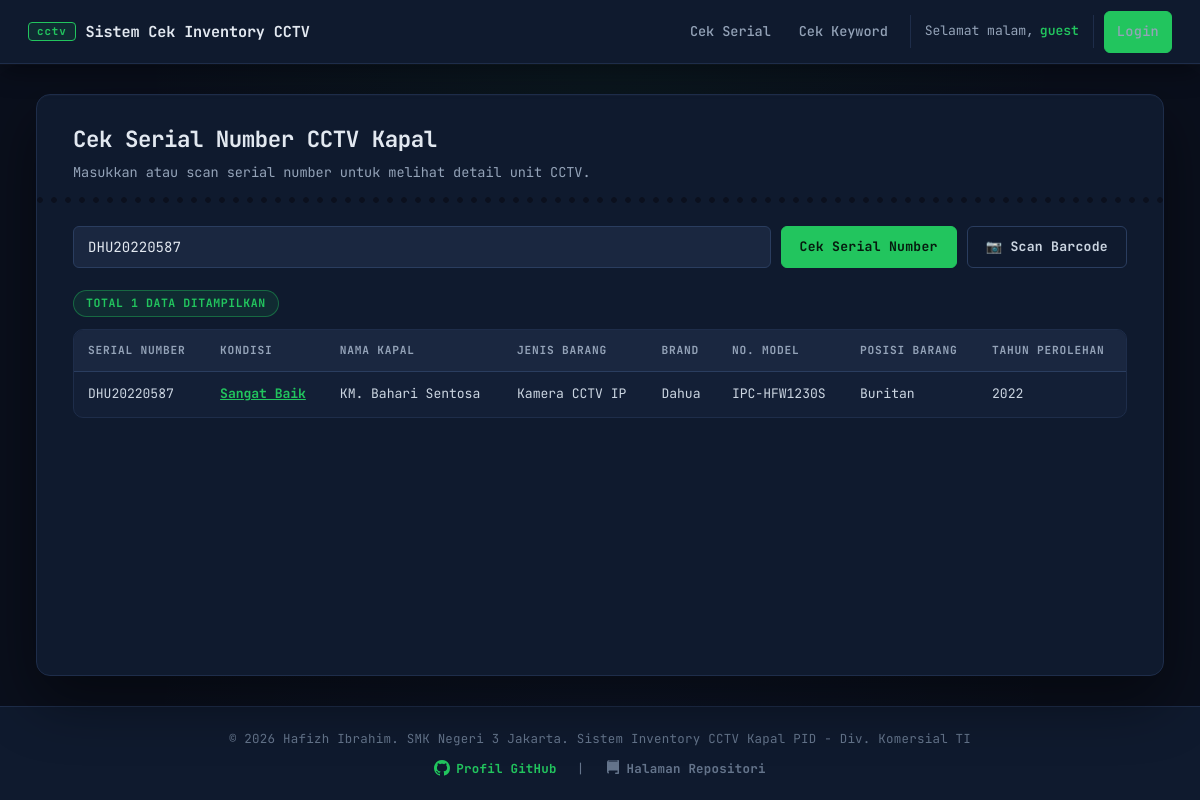
Screenshot of /index.php?serial_number=DHU20220587 with the database file from the repository.
### tables this page shows
CREATE TABLE `cctv_inventory` (
  `id` int(11) NOT NULL,
  `serial_number` varchar(100) NOT NULL,
  `kondisi` enum('Baru','Sangat Baik','Baik','Cukup','Rusak') DEFAULT 'Baru',
  `nama_kapal` varchar(150) NOT NULL,
  `jenis_barang` varchar(100) NOT NULL,
  `brand_barang` varchar(100) NOT NULL,
  `no_model` varchar(100) NOT NULL,
  `posisi_barang` varchar(150) NOT NULL,
  `tahun_perolehan` year(4) NOT NULL,
  `created_at` timestamp NOT NULL DEFAULT current_timestamp(),
  `updated_at` timestamp NOT NULL DEFAULT current_timestamp() ON UPDATE current_timestamp()
);

### index.php (the view, shortened to what this page needs)
<?php
require_once __DIR__ . '/config.php';
function getDeskripsiKondisi($kondisi) {
    switch($kondisi) {
        case 'Sangat Baik': return 'Sudah dibuka/dipakai singkat, fisik mulus total, berfungsi 100% normal';
    }
}
$keyword = trim($_GET['serial_number'] ?? '');
$results = [];
$hasSearched = $keyword !== '';
if ($hasSearched) {
    $stmt = $pdo->prepare(
        "SELECT id, serial_number, kondisi, nama_kapal, jenis_barang, brand_barang, no_model, posisi_barang, tahun_perolehan
         FROM cctv_inventory
         WHERE serial_number LIKE :keyword
         ORDER BY nama_kapal ASC"
    );
    $stmt->execute(['keyword' => '%' . $keyword . '%']);
    $results = $stmt->fetchAll();
} elseif (function_exists('isAdmin') && isAdmin()) {
    $results = $pdo->query(
        "SELECT id, serial_number, kondisi, nama_kapal, jenis_barang, brand_barang, no_model, posisi_barang, tahun_perolehan
         FROM cctv_inventory ORDER BY nama_kapal ASC"
    )->fetchAll();
}
?>
<!DOCTYPE html>
<html lang="id">
<head>
<link rel="stylesheet" href="assets/style.css">
</head>
<body>
<?php include __DIR__ . '/partials/navbar.php'; ?>
<div class="container">
    <h1>Cek Serial Number CCTV Kapal</h1>
    <p class="subtitle">Masukkan atau scan serial number untuk melihat detail unit CCTV.</p>
    <form method="get" action="" class="search-form" id="search-form">
        <input
            type="text"
            name="serial_number"
            id="serial_number_input"
            placeholder="Contoh: HKV20231001"
            value="<?= htmlspecialchars($keyword) ?>"
            autofocus
        >
        <button type="submit" class="btn">Cek Serial Number</button>
        <button type="button" id="btn-scan" class="btn btn-secondary">📷 Scan Barcode</button>
    </form>
<?php if (count($results) > 0): ?>
        <div><span class="badge badge-blue">Total <?= count($results) ?> data ditampilkan</span></div>
        <div class="table-wrap">
        <table>
            <thead>
                <tr>
                    <th>Serial Number</th>
					<th>Kondisi</th>
                    <th>Nama Kapal</th>
                    <th>Jenis Barang</th>
                    <th>Brand</th>
                    <th>No. Model</th>
                    <th>Posisi Barang</th>
                    <th>Tahun Perolehan</th>
                </tr>
            </thead>
            <tbody>
                <?php foreach ($results as $row): ?>
                    <tr>
                        <td><?= htmlspecialchars($row['serial_number']) ?></td>
						<td style="cursor: pointer; color: var(--accent); text-decoration: underline; font-weight: bold;"
							title="<?= htmlspecialchars(getDeskripsiKondisi($row['kondisi'] ?? 'Baru')) ?>"
							onclick="showKondisiLog(<?= (int)$row['id'] ?>, '<?= htmlspecialchars($row['serial_number']) ?>')">
							<?= htmlspecialchars($row['kondisi'] ?? 'Baru') ?>
						</td>
                        <td><?= htmlspecialchars($row['nama_kapal']) ?></td>
                        <td><?= htmlspecialchars($row['jenis_barang']) ?></td>
                        <td><?= htmlspecialchars($row['brand_barang']) ?></td>
                        <td><?= htmlspecialchars($row['no_model']) ?></td>
                        <td><?= htmlspecialchars($row['posisi_barang']) ?></td>
                        <td><?= htmlspecialchars($row['tahun_perolehan']) ?></td>
                    </tr>
                <?php endforeach; ?>
            </tbody>
        </table>
        </div>
    <?php endif; ?>
</div>
<?php include __DIR__ . '/partials/footer.php'; ?>
</body>
</html>

### rows the page displays
cctv_inventory: serial_number "DHU20220587", kondisi "Sangat Baik", nama_kapal "KM. Bahari Sentosa", jenis_barang "Kamera CCTV IP", brand_barang "Dahua", no_model "IPC-HFW1230S", posisi_barang "Buritan", tahun_perolehan "2022"

### other values shown
$greet "Selamat malam"
$_SESSION['username'] "guest"
count($results) "1"
